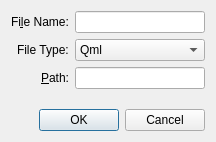
<?xml version="1.0" encoding="UTF-8"?>
<ui version="4.0">
 <class>AddPrjFileDlg</class>
 <widget class="QDialog" name="AddPrjFileDlg">
  <property name="geometry">
   <rect>
    <x>0</x>
    <y>0</y>
    <width>216</width>
    <height>142</height>
   </rect>
  </property>
  <property name="windowTitle">
   <string>Dialog</string>
  </property>
  <layout class="QVBoxLayout" name="verticalLayout">
   <item>
    <layout class="QFormLayout" name="formLayout">
     <property name="labelAlignment">
      <set>Qt::AlignRight|Qt::AlignTrailing|Qt::AlignVCenter</set>
     </property>
     <item row="0" column="0">
      <widget class="QLabel" name="label">
       <property name="text">
        <string>Fi&amp;le Name:</string>
       </property>
       <property name="buddy">
        <cstring>LEFileName</cstring>
       </property>
      </widget>
     </item>
     <item row="0" column="1">
      <widget class="QLineEdit" name="LEFileName"/>
     </item>
     <item row="1" column="0">
      <widget class="QLabel" name="label_4">
       <property name="text">
        <string>File Type:</string>
       </property>
      </widget>
     </item>
     <item row="1" column="1">
      <widget class="QComboBox" name="CBType">
       <item>
        <property name="text">
         <string>Qml</string>
        </property>
       </item>
       <item>
        <property name="text">
         <string>JS</string>
        </property>
       </item>
       <item>
        <property name="text">
         <string>qmldir</string>
        </property>
       </item>
      </widget>
     </item>
     <item row="2" column="0">
      <widget class="QLabel" name="label_2">
       <property name="text">
        <string>&amp;Path:</string>
       </property>
       <property name="buddy">
        <cstring>LEPath</cstring>
       </property>
      </widget>
     </item>
     <item row="2" column="1">
      <widget class="QLineEdit" name="LEPath"/>
     </item>
    </layout>
   </item>
   <item>
    <widget class="QDialogButtonBox" name="buttonBox">
     <property name="orientation">
      <enum>Qt::Horizontal</enum>
     </property>
     <property name="standardButtons">
      <set>QDialogButtonBox::Cancel|QDialogButtonBox::Ok</set>
     </property>
    </widget>
   </item>
  </layout>
 </widget>
 <resources/>
 <connections>
  <connection>
   <sender>buttonBox</sender>
   <signal>accepted()</signal>
   <receiver>AddPrjFileDlg</receiver>
   <slot>accept()</slot>
   <hints>
    <hint type="sourcelabel">
     <x>257</x>
     <y>302</y>
    </hint>
    <hint type="destinationlabel">
     <x>157</x>
     <y>274</y>
    </hint>
   </hints>
  </connection>
  <connection>
   <sender>buttonBox</sender>
   <signal>rejected()</signal>
   <receiver>AddPrjFileDlg</receiver>
   <slot>reject()</slot>
   <hints>
    <hint type="sourcelabel">
     <x>309</x>
     <y>302</y>
    </hint>
    <hint type="destinationlabel">
     <x>286</x>
     <y>274</y>
    </hint>
   </hints>
  </connection>
 </connections>
</ui>
